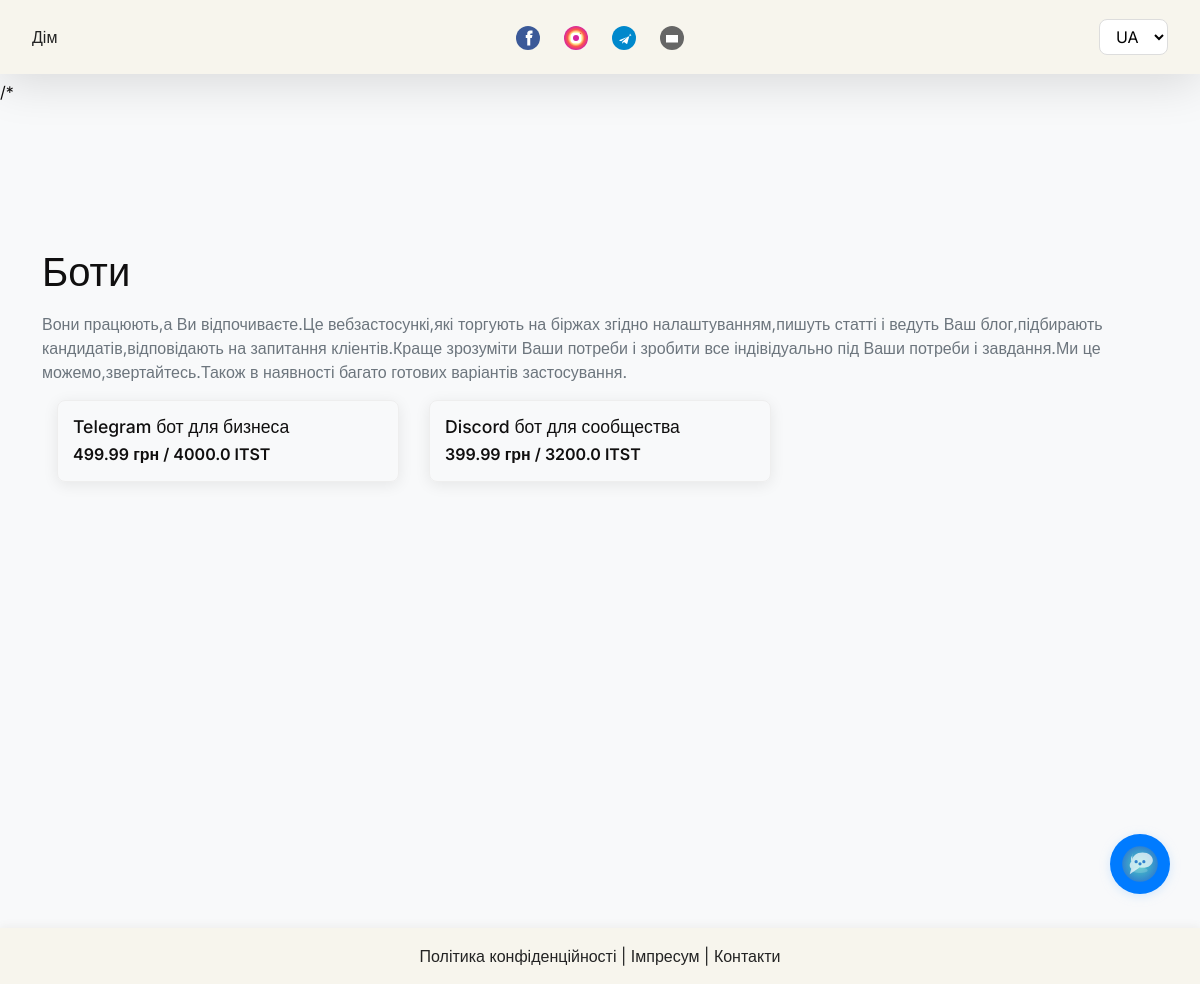
Page /shop/category/bots on the committed database.
### app/models.py (models this page shows, shortened)
class Category(db.Model):
    id = db.Column(db.Integer, primary_key=True)
    name = db.Column(db.String(64))
    slug = db.Column(db.String(64), unique=True)
    description = db.Column(db.Text)
    image = db.Column(db.String(256))
    is_active = db.Column(db.Boolean, default=True)
    order = db.Column(db.Integer, default=1)
    name_ua = db.Column(db.String(64))
    name_en = db.Column(db.String(64))
    name_de = db.Column(db.String(64))
    name_ru = db.Column(db.String(64))
    description_ua = db.Column(db.Text)
    description_en = db.Column(db.Text)
    description_de = db.Column(db.Text)
    description_ru = db.Column(db.Text)
    products = db.relationship('Product', backref='category', lazy='dynamic')

class Product(db.Model):
    id = db.Column(db.Integer, primary_key=True)
    name = db.Column(db.String(128))
    slug = db.Column(db.String(128), unique=True)
    description = db.Column(db.Text)
    image = db.Column(db.String(256))
    price = db.Column(db.Float)
    token_price = db.Column(db.Float)  # Цена в токенах
    is_digital = db.Column(db.Boolean, default=True)
    is_active = db.Column(db.Boolean, default=True)
    category_id = db.Column(db.Integer, db.ForeignKey('category.id'))
    created_at = db.Column(db.DateTime, default=datetime.utcnow)
    name_ua = db.Column(db.String(128))
    name_en = db.Column(db.String(128))
    name_de = db.Column(db.String(128))
    name_ru = db.Column(db.String(128))
    description_ua = db.Column(db.Text)
    description_en = db.Column(db.Text)
    description_de = db.Column(db.Text)
    description_ru = db.Column(db.Text)
    example_url = db.Column(db.String(512))  # Ссылка на пример работы
    features = db.Column(db.JSON)  # Список функций/особенностей
    delivery_time = db.Column(db.String(128))  # Время выполнения
    support_period = db.Column(db.String(128))  # Период поддержки
    images = db.relationship('ProductImage', backref='product', lazy='dynamic', cascade="all, delete-orphan")

class Token(db.Model):
    id = db.Column(db.Integer, primary_key=True)
    name = db.Column(db.String(64))
    symbol = db.Column(db.String(10))
    contract_address = db.Column(db.String(42))
    decimals = db.Column(db.Integer, default=18)
    total_supply = db.Column(db.Float)
    circulating_supply = db.Column(db.Float)
    token_price_usd = db.Column(db.Float)  # Текущая цена в USD
    description = db.Column(db.Text)
    description_ua = db.Column(db.Text)
    description_en = db.Column(db.Text)
    description_de = db.Column(db.Text)
    description_ru = db.Column(db.Text)

### app/shop/routes.py (the view)
@shop.route('/shop/category/<slug>')
def category(slug):
    category = Category.query.filter_by(slug=slug, is_active=True).first_or_404()
    products = Product.query.filter_by(category_id=category.id, is_active=True).all()
    token = Token.query.first()
    return render_template('shop/category.html', category=category, products=products, token=token)

### app/main/routes.py (called while the page is built)
def get_category_name(category):
    lang = g.get('lang', session.get('lang', 'uk'))
    if lang == 'uk':
        return category.name_ua or category.name
    elif lang == 'en':
        return category.name_en or category.name
    elif lang == 'de':
        return category.name_de or category.name
    elif lang == 'ru':
        return category.name_ru or category.name
    return category.name

def get_product_name(product):
    lang = g.get('lang', session.get('lang', 'uk'))
    if lang == 'uk':
        return product.name_ua or product.name
    elif lang == 'en':
        return product.name_en or product.name
    elif lang == 'de':
        return product.name_de or product.name
    elif lang == 'ru':
        return product.name_ru or product.name
    return product.name

### app/templates/shop/category.html (shortened to what this page needs)
{% extends 'base.html' %}
{% block content %}
<div class="container shop-page">
  <h1 class="mt-4 mb-3">{{ get_category_name(category) }}</h1>
  {% if category.description %}
    <div class="mb-3 text-muted">{{ category.description }}</div>
  {% endif %}
  <div class="row">
    {% if products %}
      {% for product in products %}
        <div class="col-md-4 mb-4">
          <div class="product-card">
            <a href="{{ url_for('shop.product', slug=product.slug) }}">
              <h3>{{ get_product_name(product) }}</h3>
              <p class="product-price">{{ product.price }} грн{% if product.token_price %} / {{ product.token_price }} {{ token.symbol }}{% endif %}</p>
            </a>
          </div>
        </div>
      {% endfor %}
    {% else %}
      <div class="col-12">
        <div class="alert alert-info">{{ _('Немає товарів у цій категорії.') }}</div>
      </div>
    {% endif %}
  </div>
</div>
{% endblock %}

### app/static/css/style.css (style rules this page uses)
:root { --page-bg: #f8f9fa; --block-bg: #fff; --main-font: 'Inter', 'Montserrat', Arial, sans-serif; --page-accent: #7a5c15; --page-accent-light: #cfb78c; --header-footer-bg: #f7f5ed; }
body { background: var(--page-bg) !important; color: #100f0f; margin: 0; padding: 0; min-height: 100vh; font-family: var(--main-font); }
a, .block-card a, .block-card h3 a, .block-card p a { text-decoration: none !important; color: inherit; transition: color 0.18s; }
.text-muted { color: #6c757d !important; }
.row { margin: 0 !important; }
.col-md-8, .col-md-4, .col-md-6, .col-12 { padding: 0 15px !important; }
.shop-page { margin-top: 100px !important; margin-bottom: 110px !important; padding-top: 20px !important; padding-bottom: 40px !important; min-height: calc(100vh - 210px) !important; }

### app/static/css/blockchain.css (style rules this page uses)
.product-card { border: 1px solid #eee; border-radius: 8px; overflow: hidden; box-shadow: 0 3px 15px rgba(0, 0, 0, 0.08); transition: transform 0.3s, box-shadow 0.3s; height: 100%; }
.product-card h3 { padding: 15px 15px 5px 15px; margin: 0; font-size: 1.1rem; }
.product-card .product-price { padding: 0 15px 15px 15px; margin: 0; display: flex; justify-content: space-between; font-weight: 600; }

### app/static/css/ocean_bg.css (style rules this page uses)
body { background: #eaf6ff; }

### rows in the picture
Category: name "Боти", description "Вони працюють,а Ви відпочиваєте.Це вебзастосункі,які торгують на біржах згідно налаштуванням,пишуть статті і ведуть Ваш блог,підбирають кандидатів,відповідають на запитання кліентів.Краще зрозуміти Ваши потреби і зробити все індівідуально під Ваши потреби і завдання.Ми це можемо,звертайтесь.Також в наявності багато готових варіантів застосування."
Product: name "Telegram бот для бизнеса", price "499.99", token_price "4000.0"
Token: symbol "ITST"
Product: name "Discord бот для сообщества", price "399.99", token_price "3200.0"
